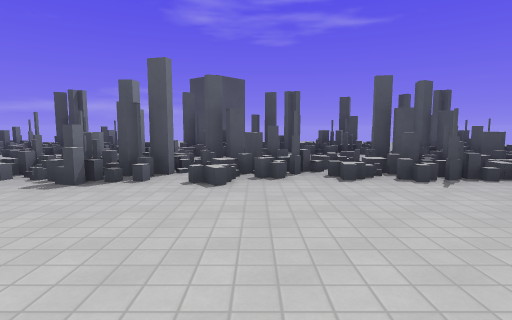
[1] (above)

17 first-person views from a walk through a 3-D level made in the Godot game engine. The camera is 1.4 m above the floor, tilts 6° down and sees 80° across. The floor is counted in squares, 2 m on a side. Each view is taken from the middle of a square. On the plan, view 1 faces up. The plan holds only what a view shows up to about 10 squares ahead; the rest is blank. Characters and animated objects are not drawn. Surface patterns are stand-ins for the level's own textures.

[2]
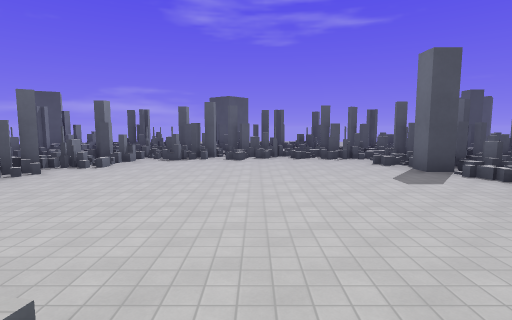

[3]
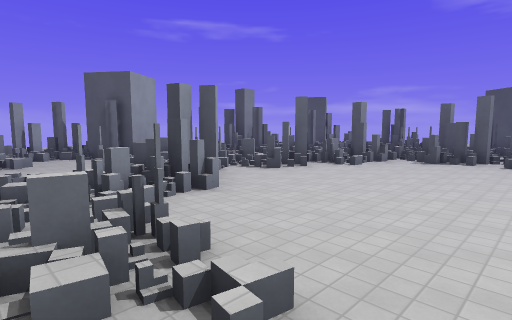

[4]
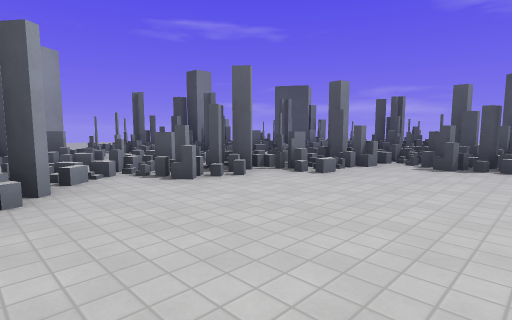

[5]
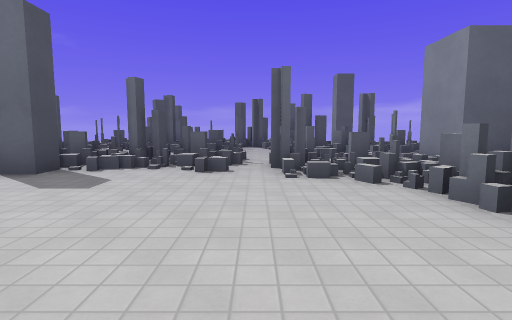

[6]
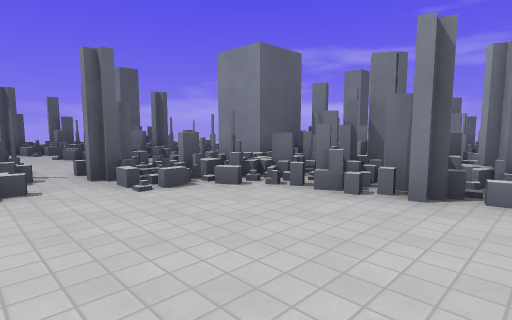

[7]
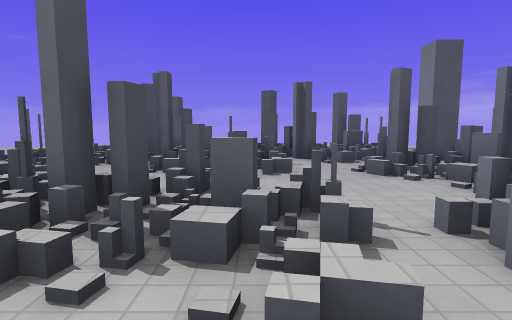

[8]
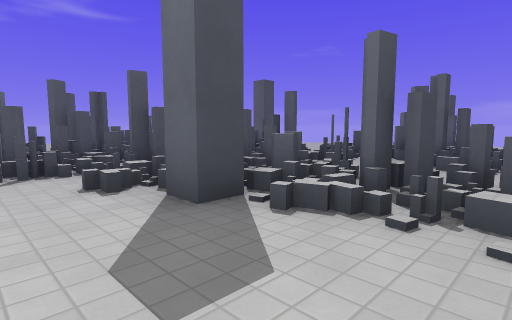

[9]
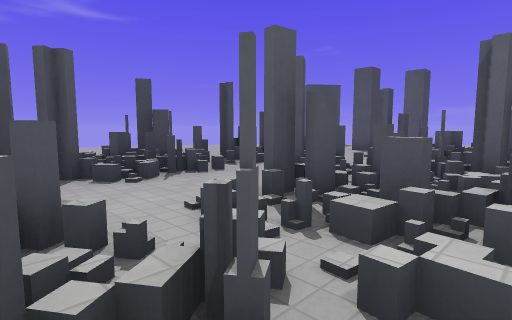

[10]
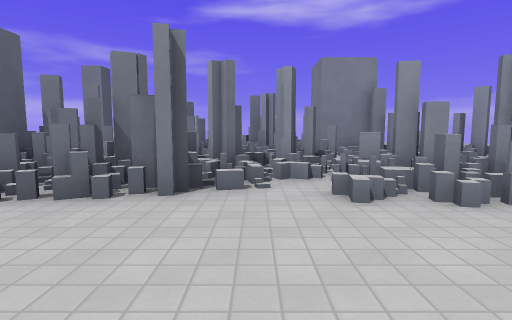

[11]
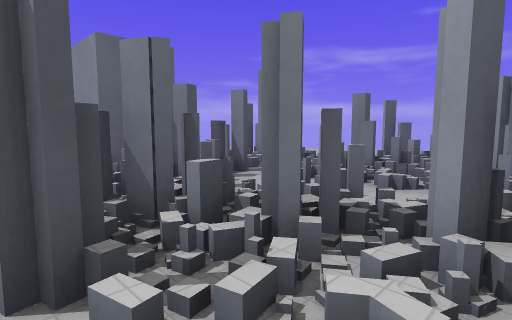

[12]
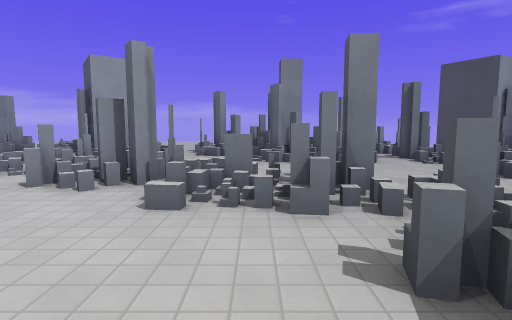

[13]
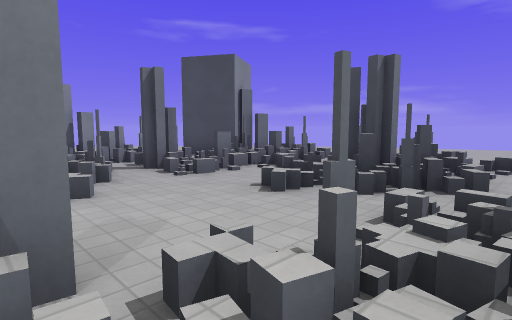

[14]
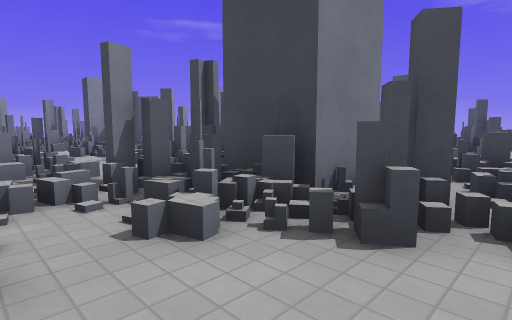

[15]
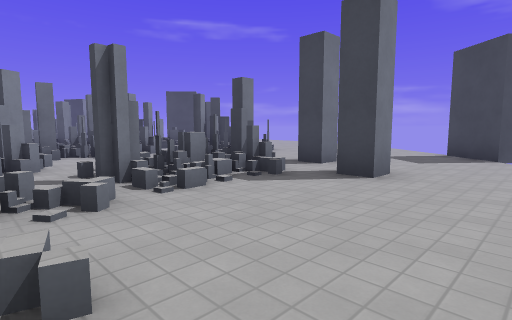

[16]
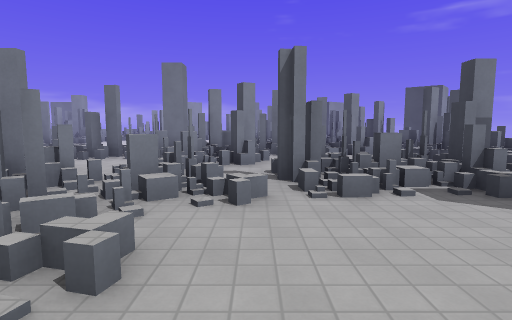

[17]
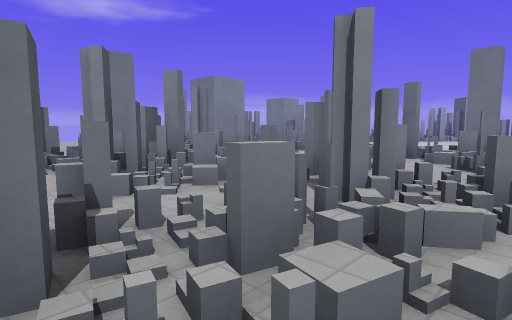

### Floor plan
Key: @ floor where view 1 was taken; # wall or solid block; x gap in a wall; . floor; / step, stairs or slope; = window, fence, low wall or low ledge; T thing the floor can be seen under or through.
Columns run from 12 left of view 1 to 13 right of it. Each row starts with its distance up from view 1.
 15        ..
 14        ..
 13        ..
 12         .             .##
 11         .             ..#
 10   #### ==    #=#..##. ...
  9   #/#=##..####==x##=......
  8   //=//#=.x=/..=.##.......
  7  #=##/.=.#=# ...##./##.#..
  6  #///....####./##/  /=....
  5    ##=...=###//#/#./##/...
  4   ###=.##.#///==/###/x/...
  3   ##/.//=....../=#///#/.//
  2   #/../#/.......##=#.###=#
  1   /../=#.........#/./##=#.
  0   ##=/##....@....##./#==..
 -1   ##/.//.........=/./###.
 -2 ###///##=........./...##.
 -3 #//../##......./##.////#.
 -4 //#/../=#.#/.##/#=/##/###
 -5  ##    =###//###/  ##/#
 -6         #######=/#####
 -7        ##=####.TT###.#
 -8        ===......T=#=.
 -9       ####.##.=..=...
-10        # ######=.....
-11             #=#/ #
-12              ##

Positions as (right, up) in squares from view 1, and headings:
1: (0, 0), facing up
2: (0, -5), facing up
3: (0, -5), facing up-left
4: (-1, -2), facing up-left
5: (-1, -2), facing right
6: (0, -1), facing down-right
7: (3, -1), facing right
8: (2, -1), facing up-right
9: (0, 4), facing up-right
10: (0, -1), facing down
11: (-1, -4), facing down-right
12: (-1, 3), facing left
13: (-3, 4), facing up-left
14: (8, -10), facing up-left
15: (13, 3), facing up-left
16: (13, 4), facing left
17: (13, 3), facing down-left
